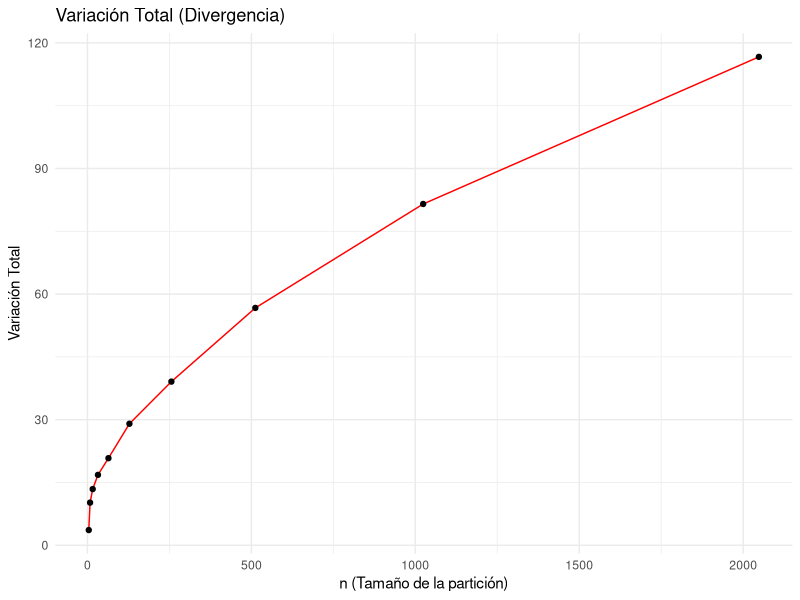
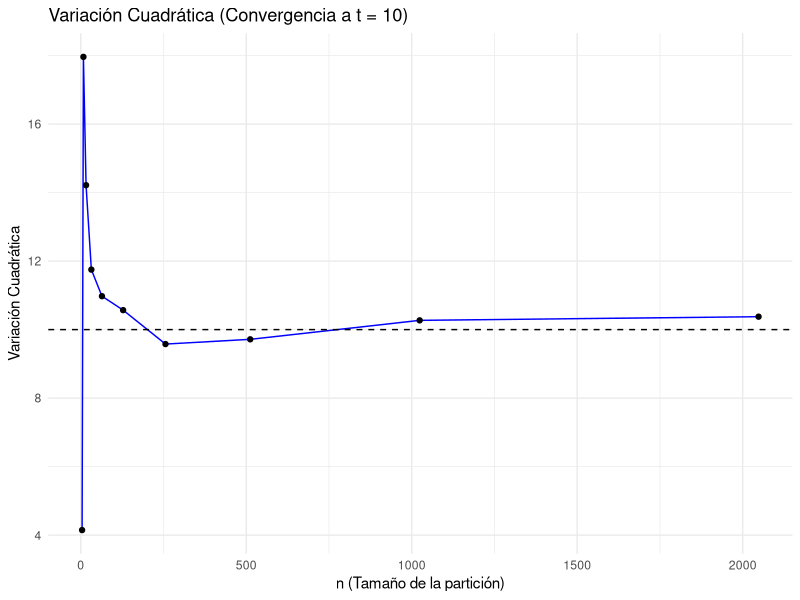

Recreate these plots in R, in order.
## ---- chunk 1
knitr::opts_chunk$set(
  echo = TRUE,
  warning = FALSE,
  message = FALSE,
  fig.align = 'center',
  fig.width = 6.5,
  fig.height = 3.8
)
## ---- chunk 2
library(ggplot2)
library(dplyr)

# Simulación Óptima O(n) usando incrementos independientes
SimularBrowniano_Cumsum <- function(t, n) {
  deltaT <- t / n
  Z <- rnorm(n)
  # Suma acumulada de los incrementos gaussianos (O(n))
  Bt <- c(0, cumsum(sqrt(deltaT) * Z))
  return(Bt)
}

# Simulación O(n^3) usando Normal Multivariada
SimularBrowniano_Cholesky <- function(t, n) {
  tiempos <- seq(t / n, t, length.out = n)
  
  # Matriz de covarianzas Sigma_ij = min(t_i, t_j)
  Sigma <- outer(tiempos, tiempos, pmin)
  
  # Descomposición de Cholesky (O(n^3))
  L <- t(chol(Sigma))
  
  # Transformación del vector normal estándar
  Z <- rnorm(n)
  Bt <- c(0, L %*% Z)
  
  return(Bt)
}

# Comparación empírica de tiempos de ejecución
cat("Iniciando prueba de rendimiento computacional...\n")
n_prueba <- c(500, 1000, 2000, 4000)

for (n in n_prueba) {
  cat("\nSimulando n =", n, "puntos...\n")
  
  # Tiempo de Suma Acumulada O(n)
  t_cumsum <- system.time(SimularBrowniano_Cumsum(1, n))["elapsed"]
  
  # Tiempo de Cholesky O(n^3)
  t_chol <- system.time(SimularBrowniano_Cholesky(1, n))["elapsed"]
  
  cat("-> Método lineal (Cumsum):", t_cumsum, "segundos\n")
  cat("-> Método Cholesky (O(n^3)):", t_chol, "segundos\n")
}
cat("\nCONCLUSIÓN: Al duplicar 'n', Cholesky multiplica su tiempo casi por 8 (2^3).\n")
## ---- chunk 3
set.seed(31415)
t_max <- 10
n_particiones <- 2^(2:11)

# Simulación de la trayectoria de máxima resolución
Bt_fino <- SimularBrowniano_Cumsum(t_max, max(n_particiones))

VarTotal <- numeric(length(n_particiones))
VarCuadratica <- numeric(length(n_particiones))

for (i in 1:length(n_particiones)) {
  # Extraer los índices para la partición anidada
  step <- max(n_particiones) / n_particiones[i]
  ind <- seq(1, max(n_particiones) + 1, by = step)
  
  # Calcular incrementos de la trayectoria
  dB <- diff(Bt_fino[ind])
  
  # Variación Total (Suma de valores absolutos)
  VarTotal[i] <- sum(abs(dB))
  
  # Variación Cuadrática (Suma de cuadrados)
  VarCuadratica[i] <- sum(dB^2)
}

df_variaciones <- data.frame(
  n = n_particiones, 
  Total = VarTotal, 
  Cuadratica = VarCuadratica
)

# Gráfica 1: Variación Total (diverge a infinito)
plot_TV <- ggplot(df_variaciones, aes(x = n, y = Total)) +
  geom_line(color = "red") + 
  geom_point() +
  theme_minimal() +
  labs(
    title = "Variación Total (Divergencia)",
    x = "n (Tamaño de la partición)", 
    y = "Variación Total"
  )

# Gráfica 2: Variación Cuadrática (converge a t)
plot_QV <- ggplot(df_variaciones, aes(x = n, y = Cuadratica)) +
  geom_line(color = "blue") + 
  geom_point() +
  geom_hline(yintercept = t_max, linetype = 'dashed') +
  theme_minimal() +
  labs(
    title = "Variación Cuadrática (Convergencia a t = 10)",
    x = "n (Tamaño de la partición)", 
    y = "Variación Cuadrática"
  )

print(plot_TV)
print(plot_QV)
